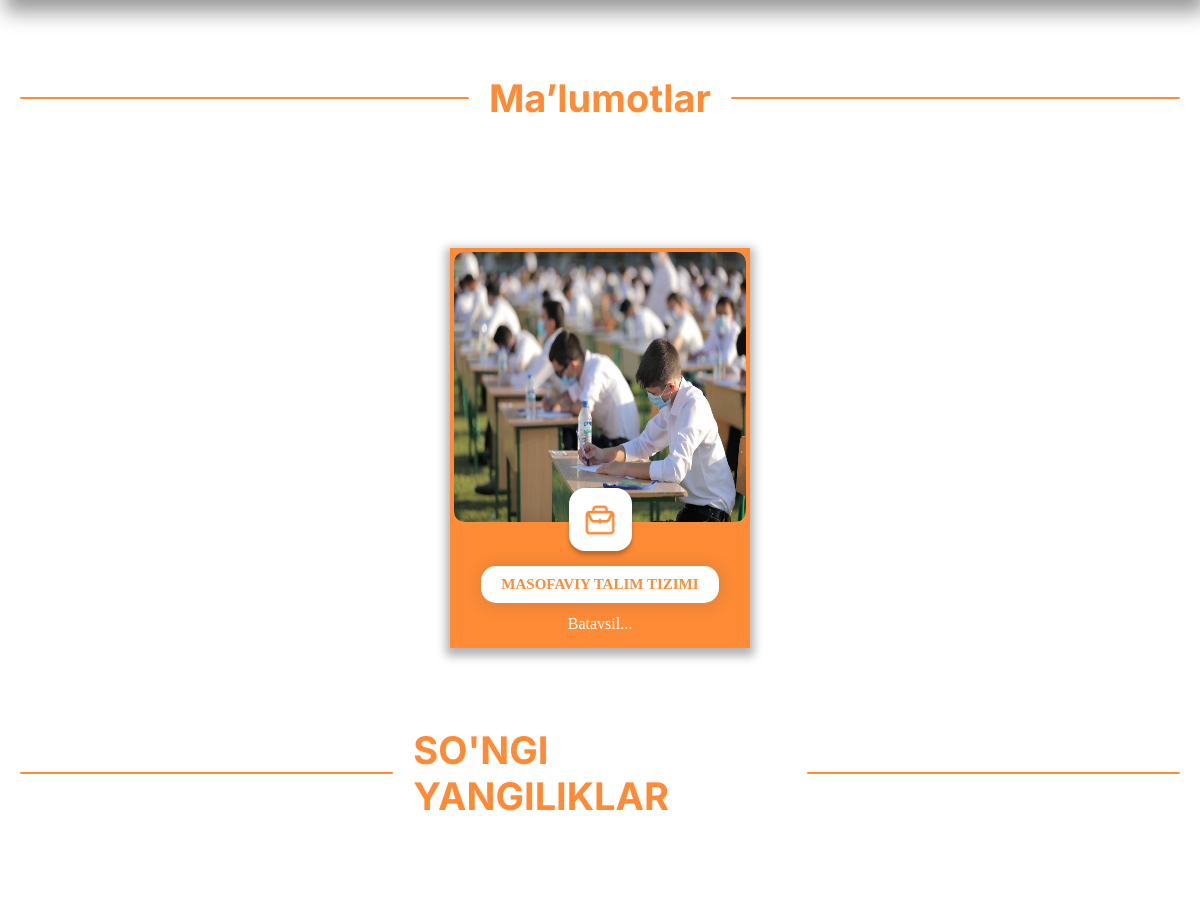
/ (middle part), run on an earlier commit of the app's database.
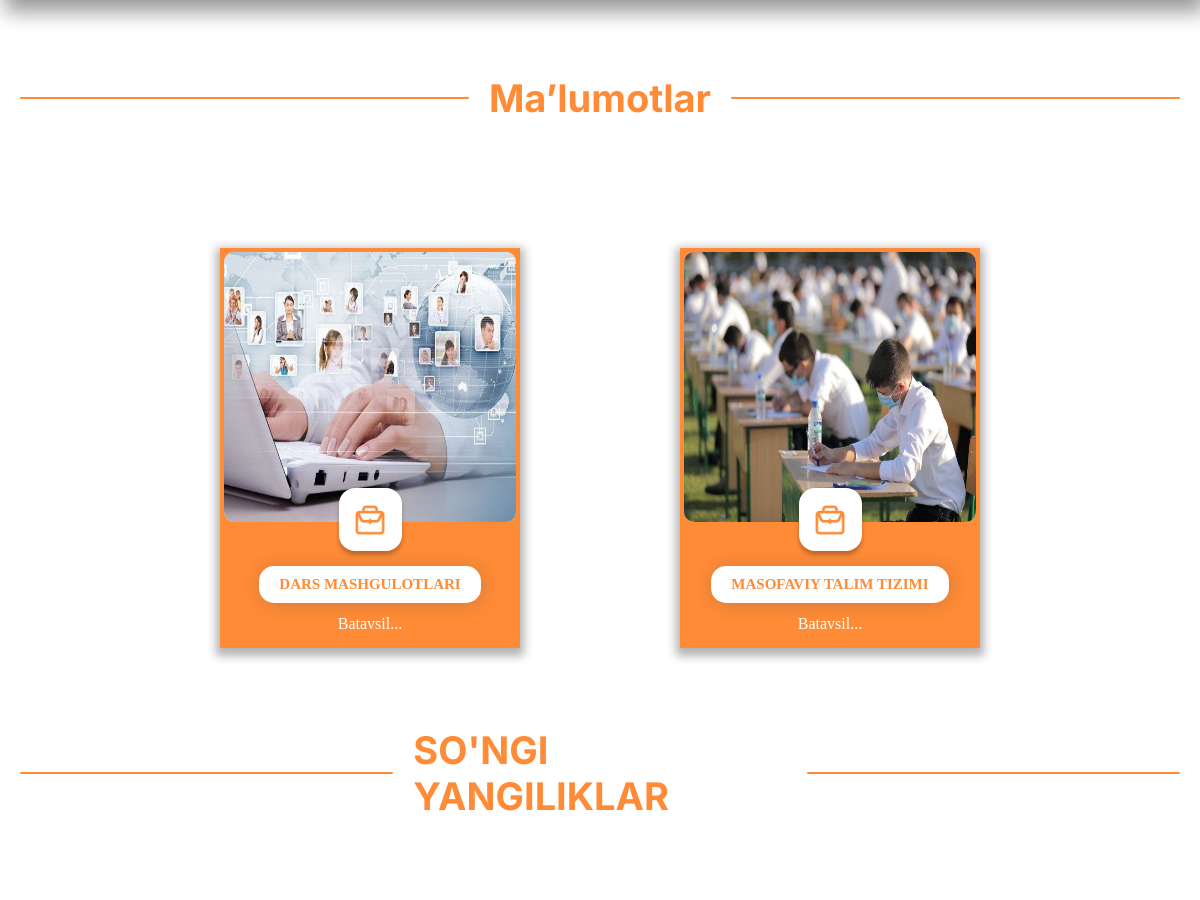
And on a later commit of the database.
### home/models.py (models this page shows, shortened)
class Malumotlar(models.Model):
    id = models.AutoField(primary_key=True)
    title = models.CharField(max_length=224, blank=True)
    desc = RichTextField()
    image = models.ImageField(upload_to="mailumotlar/%Y/%m/%d", height_field=None, width_field=None, max_length=None)

### home/views.py (the view)
# urls.py: path("", views.index, name="homepage"),
def index(request):
    context = {
        'categories': Category.objects.filter(parent=None)[:5],
        "news": Yangiliklar.objects.all().order_by("?")[:3],
        "malumotlar": Malumotlar.objects.all().order_by("-id")[:3],
        "bannercha": Bannercha.objects.all()[:8]
    }
    return render(request, "home/index.html", context)

### home/context_processeors.py (called while the page is built)
def product_category_render(request):
    return {
        "banner": Bannercha.objects.all().order_by("-id")[:5],
    }

### templates/home/index.html (shortened to what this page needs)
{% extends 'home/base.html' %}
{% load static i18n %}
{% block content %}
<section id="about">
    <div class="title">
        <span id="title"></span>
        <h1>
            {% translate "Ma’lumotlar" %}
        </h1>
        <span id="title"></span>
    </div>
    <div class="cont">
        <div class="box">
            {% if malumotlar %}
            {% for mal in malumotlar %}
                <div class="box__cont">
                    <div class="box__image">
                        <div class="img__box__shadow1"><img src="{{mal.image.url}}" alt="bav"></div>
                    </div>
                    <div class="box__img__logo"><img src="{% static 'Image/part.png' %}" alt=""></div>
                    <div class="box__image__text"><h1>{{mal.title}}</h1> <a href="{% url 'malumot_detail' mal.id %}">{% translate "Batavsil..." %}</a></div>
                </div>
            {% endfor %}
            {% endif %}
        </div>
    </div>
</section>
<section id="news">
    <div class="news__title">
        <span id="span__news"></span>
        <h1>{% translate "SO'NGI YANGILIKLAR" %}</h1>
        <span id="span__news"></span>
    </div>
</section>
{% endblock content %}

What changed in the data, as far as the page shows it:
added Malumotlar: image (picture), title "DARS MASHGULOTLARI"
